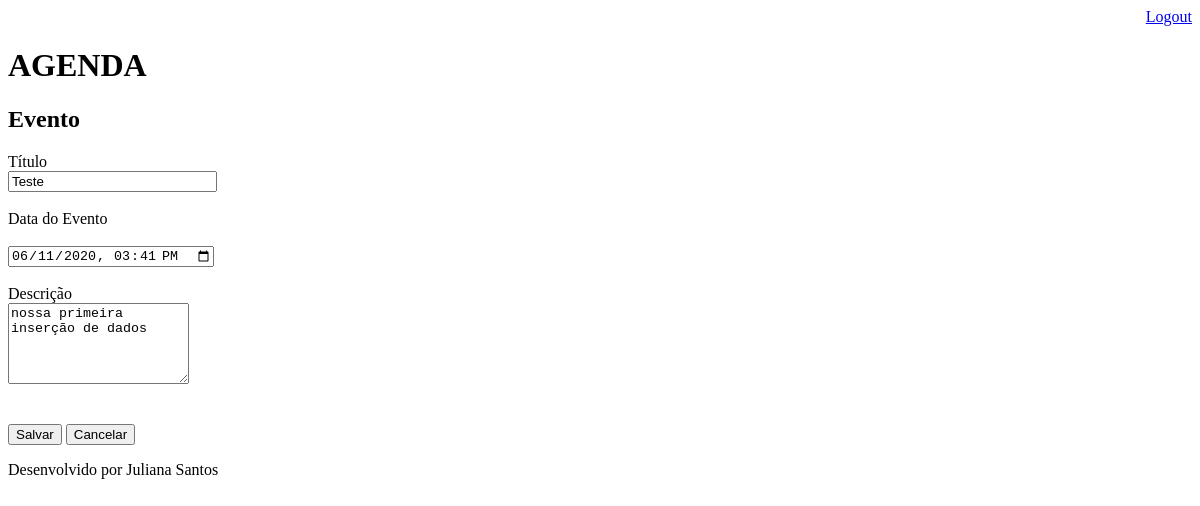
The app's page /agenda/evento/?id=1 (signed in), older data.
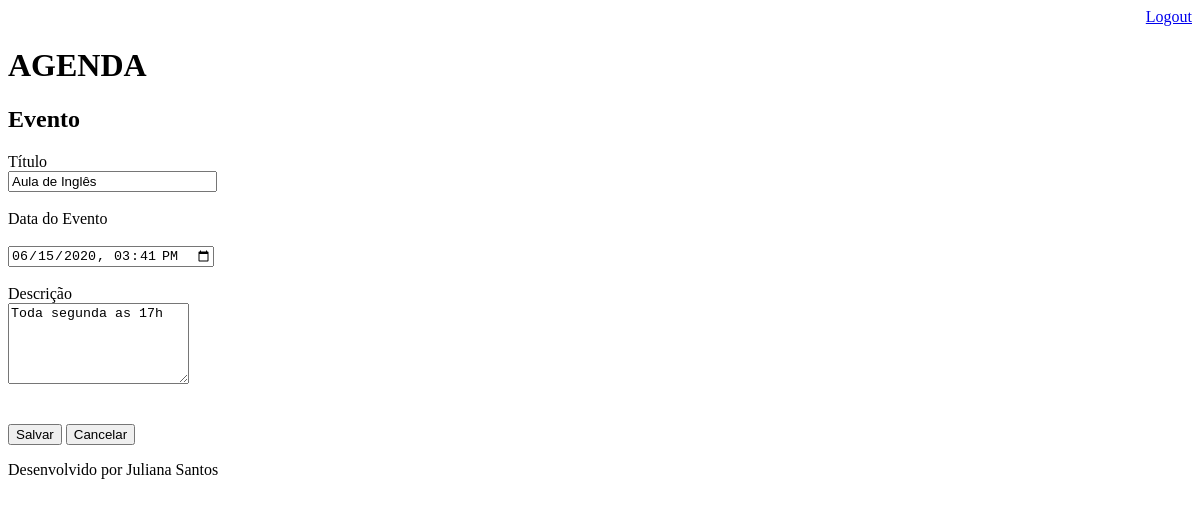
The same page, newer data.
### core/models.py (models this page shows, shortened)
class Evento(models.Model):
    titulo = models.CharField(max_length=100)
    descricao = models.TextField(blank=True, null=True)
    data_evento = models.DateTimeField(verbose_name='Data do Evento')
    data_criacao = models.DateTimeField(auto_now=True)
    usuario = models.ForeignKey(User, on_delete=models.CASCADE)
    class Meta:
        db_table = 'evento'
    def get_data_input_evento(self):
        return self.data_evento.strftime('%Y-%m-%dT%H:%M')

### core/views.py (the view)
# urls.py: path('agenda/evento/', views.evento),
@login_required(login_url='/login/')
def evento(request):
   id_evento = request.GET.get ('id')
   dados = {}
   if id_evento:
      dados['evento'] = Evento.objects.get(id=id_evento)
   return render(request, 'evento.html', dados)

### templates/evento.html (shortened to what this page needs)
{% extends "model-page.html" %}
{% block content %}
<h2>Evento</h2>
    <form action="submit" method="POST"> {% csrf_token %}
        <label>Título</label><br>
        <input type="text" name="titulo" size="23" value="{{ evento.titulo }}"><br><br>
        <label>Data do Evento</label><br><br>
        <input type="datetime-local" name="data_evento" value="{{ evento.get_data_input_evento }}"><br><br>
        <label>Descrição</label><br>
        <textarea name="descricao" rows="5">{{ evento.descricao }}</textarea><br><br><br>
        <button type="submit">Salvar</button>
        <a href="/">
        <button type="button">Cancelar</button>
        </a>
    </form>
{% endblock %}

Row changes from the older to the newer data that the page shows:
changed Evento: titulo "Teste" → "Aula de Inglês"; data_evento "06/11/2020 15:41" → "06/15/2020 15:41"; descricao "nossa primeira inserção de dados" → "Toda segunda as 17h"
